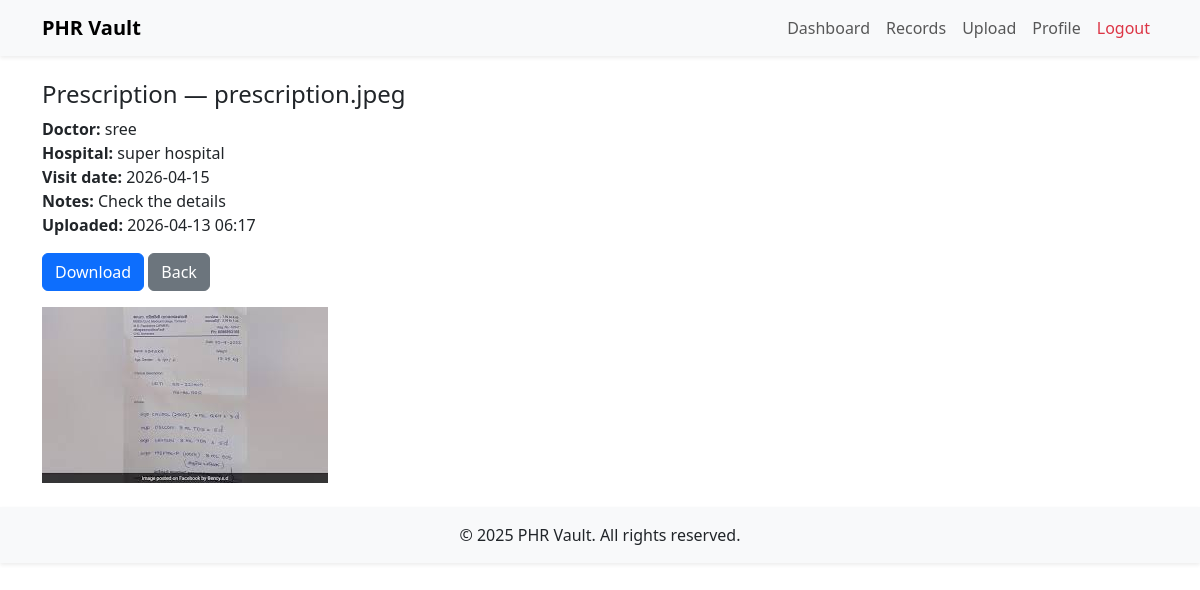
Page /record/14 (signed in) on the committed database.
### models.py (models this page shows)
class HealthRecord(db.Model):
    __tablename__ = "health_records"
    id = db.Column(db.Integer, primary_key=True)
    user_id = db.Column(db.Integer, db.ForeignKey("users.id"), nullable=False)
    filename = db.Column(db.String(300), nullable=False)  # saved filename
    original_filename = db.Column(db.String(300), nullable=False)  # original name
    file_type = db.Column(db.String(50))  # Prescription/Lab/Scan/...
    doctor_name = db.Column(db.String(200))
    hospital_name = db.Column(db.String(200))
    visit_date = db.Column(db.Date)  # date of visit / report
    notes = db.Column(db.Text)
    uploaded_at = db.Column(db.DateTime, default=datetime.utcnow)
    user = db.relationship("User", back_populates="records")

### app.py (the view)
    @app.route("/record/<int:record_id>")
    @login_required
    def view_record(record_id):
        rec = HealthRecord.query.get_or_404(record_id)
        if rec.user_id != current_user.id and not current_user.is_admin:
            abort(403)
        return render_template("view_record.html", rec=rec)

### templates/view_record.html (shortened to what this page needs)
{% extends "base.html" %}
{% block content %}
<h4>{{ rec.file_type }} — {{ rec.original_filename }}</h4>
<p><strong>Doctor:</strong> {{ rec.doctor_name or '-' }}<br>
<strong>Hospital:</strong> {{ rec.hospital_name or '-' }}<br>
<strong>Visit date:</strong> {{ rec.visit_date or '-' }}<br>
 <strong>Notes:</strong> {{ rec.notes or 'No notes available' }}<br>
<strong>Uploaded:</strong> {{ rec.uploaded_at.strftime('%Y-%m-%d %H:%M') }}</p>
<div class="mb-3">
  <a class="btn btn-primary" href="{{ url_for('download', record_id=rec.id) }}">Download</a>
  <a class="btn btn-secondary" href="{{ url_for('records') }}">Back</a>
</div>
{% if rec.original_filename.lower().endswith('.pdf') %}
  <embed src="{{ url_for('download', record_id=rec.id) }}" type="application/pdf" width="100%" height="600px" />
{% else %}
  <img src="{{ url_for('download', record_id=rec.id) }}" alt="image" class="img-fluid" />
{% endif %}
{% endblock %}

### static/css/custom.css (style rules this page uses)
body { padding-bottom: 40px; }

### rows in the picture
HealthRecord: file_type "Prescription", original_filename "prescription.jpeg", doctor_name "sree", hospital_name "super hospital", visit_date "2026-04-15", notes "Check the details", uploaded_at "2026-04-13 06:17"

### other values in the picture
{{ current_year or "2025" }} "2025"
